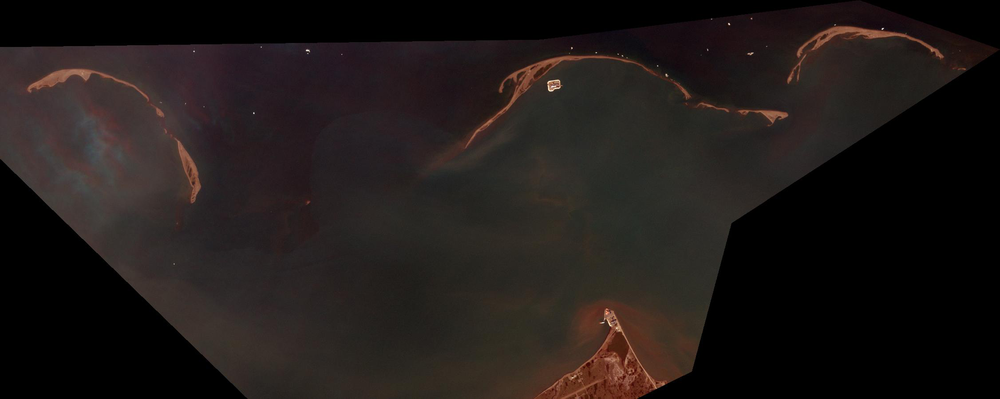
#> input picture Input.png, 1000 x 399 px, shrunk from 2253 x 900 before the run
$ python -i test.py   (imports and definitions only)   (older library calls are emulated)
#> lines starting #> are read from the running program, lines starting #| are printed output that depends on the picture
#> further down, picture is the input picture: shape (399, 1000, 3); mean B, G, R 24.1, 25.8, 31.7
from skimage import io, img_as_ubyte
import numpy as np
import cv2
import matplotlib.pyplot as plt


# [52 lines left out: functions blend_images, run_a_bunch_of_samples, grayscale_with_color_bar, hed_detailed, not called in this run]


def sobel(image, name="sobel.png"):
#> called with name = 'sobel.png'
    sobelX = cv2.Sobel(image, cv2.CV_64F, 1, 0)
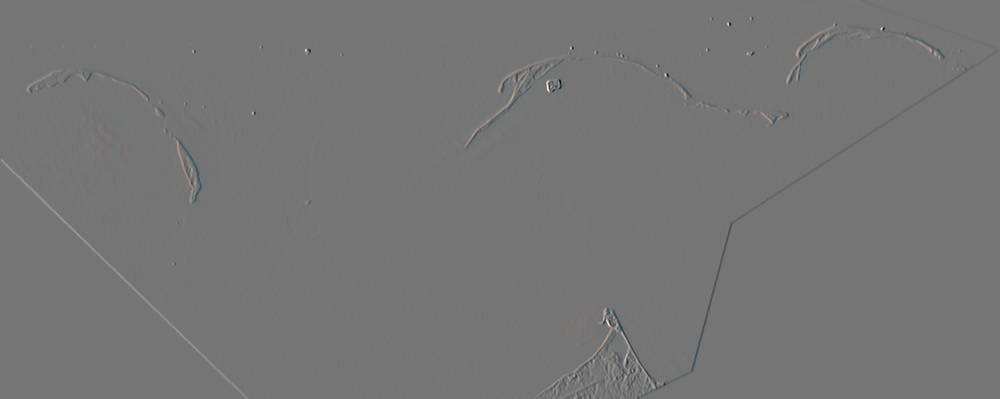
#> sobelX: shape (399, 1000, 3) float64; mean B, G, R -0.1, -0.1, -0.1; drawn with min black and max white
    sobelY = cv2.Sobel(image, cv2.CV_64F, 0, 1)
    sobelX = np.uint8(np.absolute(sobelX))
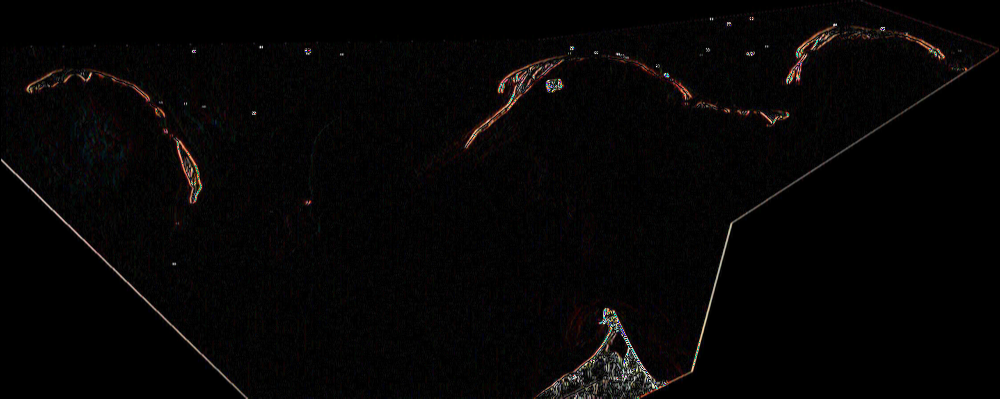
#> sobelX: shape (399, 1000, 3); mean B, G, R 4.5, 4.7, 5.7
    sobelY = np.uint8(np.absolute(sobelY))
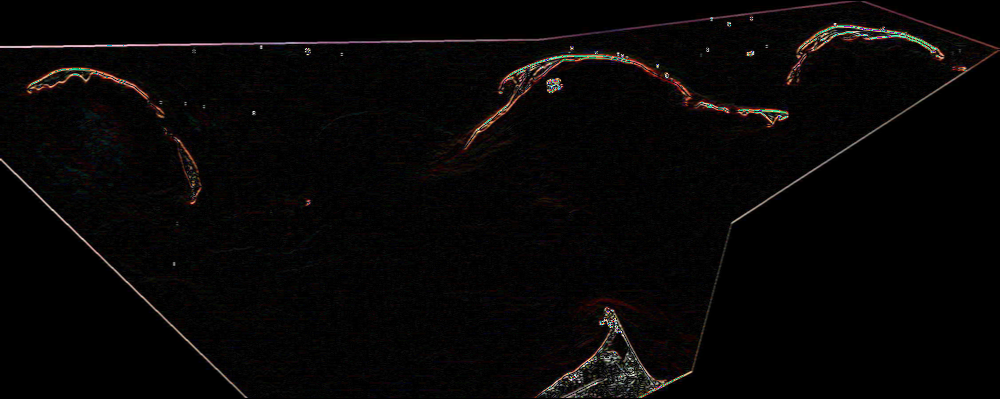
#> sobelY: shape (399, 1000, 3); mean B, G, R 5.4, 5.6, 7
    sobelCombined = cv2.bitwise_or(sobelX, sobelY)
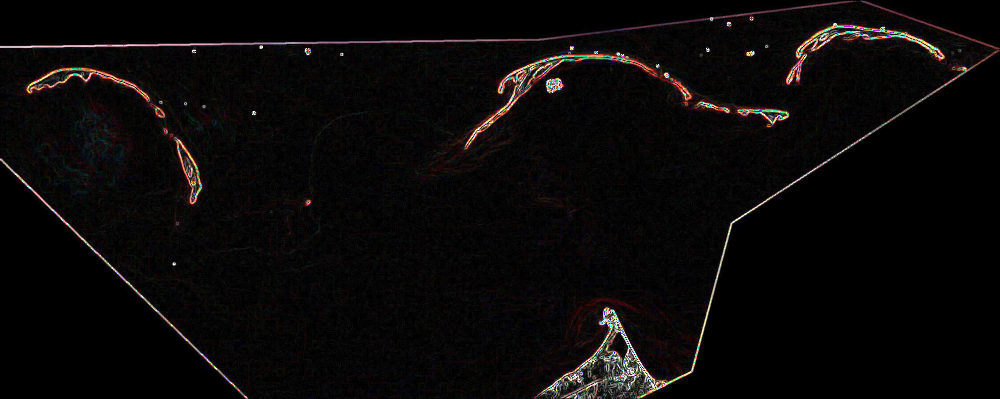
#> sobelCombined: shape (399, 1000, 3); mean B, G, R 8.1, 8.4, 10.3

    cv2.imwrite("edge_results/sobel" + name, sobelCombined)


"""

blend_images("/home/nelson/PycharmProjects/coastline_detection_with_LANDSAT/good_images/output.jpg",
             "/home/nelson/PycharmProjects/coastline_detection_with_LANDSAT/"
             "edge_results/good_canny_edge/Upper 50 , lower 20_output.png",
             name="out_canny_20:50.png")

blend_images("/home/nelson/PycharmProjects/coastline_detection_with_LANDSAT/good_images/output.jpg",
             "/home/nelson/PycharmProjects/coastline_detection_with_LANDSAT/edge_results/holistic/output.png",
             name="out_holistic.png")

blend_images("/home/nelson/PycharmProjects/coastline_detection_with_LANDSAT/good_images/output.jpg",
              "/home/nelson/PycharmProjects/coastline_detection_with_LANDSAT/edge_results/isodata/Canny_isodata2.png",
              name="out_isodata.png")

blend_images("/home/nelson/PycharmProjects/coastline_detection_with_LANDSAT/good_images/output.jpg",
             "/home/nelson/PycharmProjects/coastline_detection_with_LANDSAT/"
             "edge_results/ndwi/uint8_selectorndwi_image2.png",
             name="out_ndwi.png")

blend_images("/home/nelson/PycharmProjects/coastline_detection_with_LANDSAT/good_images/output.jpg",
             "/home/nelson/PycharmProjects/coastline_detection_with_LANDSAT/edge_results/"
             "ndwi_edge/out_ndwi_canny_edge.png",
             name="out_ndwi_canny_edge.png")

##############################################################################################################
blend_images("/home/nelson/PycharmProjects/coastline_detection_with_LANDSAT/good_images/output2.jpg",
             "/home/nelson/PycharmProjects/coastline_detection_with_LANDSAT/"
             "edge_results/good_canny_edge/Upper 110 , lower 70_output2.png",
             name="out2_canny_70:110.png")

blend_images("/home/nelson/PycharmProjects/coastline_detection_with_LANDSAT/good_images/output2.jpg",
             "/home/nelson/PycharmProjects/coastline_detection_with_LANDSAT/"
             "edge_results/good_canny_edge/Upper 160 , lower 70_output2.png",
             name="out2_canny_70:160.png")

blend_images("/home/nelson/PycharmProjects/coastline_detection_with_LANDSAT/good_images/output2.jpg",
             "/home/nelson/PycharmProjects/coastline_detection_with_LANDSAT/edge_results/holistic/output2.png",
             name="out2_holistic.png")

blend_images("/home/nelson/PycharmProjects/coastline_detection_with_LANDSAT/good_images/output2.jpg",
             "/home/nelson/PycharmProjects/coastline_detection_with_LANDSAT/edge_results/isodata/Canny_isodata.png",
              name="out2_isodata.png")

blend_images("/home/nelson/PycharmProjects/coastline_detection_with_LANDSAT/good_images/output2.jpg",
             "/home/nelson/PycharmProjects/coastline_detection_with_LANDSAT/"
             "edge_results/ndwi/uint8_selectorndwi_image.png",
             name="out2_ndwi.png")

blend_images("/home/nelson/PycharmProjects/coastline_detection_with_LANDSAT/good_images/output2.jpg",
             "/home/nelson/PycharmProjects/coastline_detection_with_LANDSAT/edge_results/"
             "ndwi_edge/out2_ndwi_canny_edge.png",
             name="out2_ndwi_canny_edge.png")


"""

"""
ndwi_image = cv2.imread("/home/nelson/PycharmProjects/coastline_detection_with_LANDSAT/"
                        "testing canny uint8 ndwi/Upper 200 , lower 90.png")

rgb_image = cv2.imread("/home/nelson/PycharmProjects/coastline_detection_with_LANDSAT/"
                       "edge testing cv uint8 rbg_converted_int8/Upper 80 , lower 20.png")
n = ndwi_image[:, :, 0]
r = rgb_image[:, :, 1]
for line in ndwi_image[:, :, 0]:
    print(line)
print(ndwi_image[:, :, 0])

n = np.uint8(n > 1)
r = np.uint8(r > 1)

cv2.imshow("ndwi", n)
cv2.imshow("rgb", r)

vis = ndwi_image + rgb_image

cv2.imshow("combined", vis)


cv2.waitKey(0)

"""


"""
image = cv2.imread("/home/nelson/PycharmProjects/coastline_detection_with_LANDSAT/uint8_ndwi_image.png")
mask = cv2.imread("/home/nelson/PycharmProjects/coastline_detection_with_LANDSAT/uint8_selectorndwi_image.png", 0)
cv2.imshow("mask", mask)
image = cv2.cvtColor(image, cv2.COLOR_BGR2GRAY)
cv2.imshow("image", image)

m = cv2.bitwise_not(image, image, mask=mask)
cv2.imshow("masked", m)

image = cv2.GaussianBlur(image, (5, 5), 0)
# cv2.imshow("Blurred", image)
cv2.imwrite("saved_outputs_opencv/Blurred.png", image)
canny = cv2.Canny(image, 20, 150)
cv2.imshow("Canny", canny)
cv2.imwrite("saved_outputs_opencv/Canny Edge.png", canny)
cv2.waitKey(0)

"""


"""
# testing for ndwi image

image = cv2.imread("/home/nelson/PycharmProjects/coastline_detection_with_LANDSAT/good_images/output2.jpg")
image = cv2.cvtColor(image, cv2.COLOR_BGR2GRAY)
u = []
l = []

for i in range(20, 210, 10):
    u.append(i)
    temp = []
    for j in range(0, i, 10):
        temp.append(j)
    l.append(temp)

run_a_bunch_of_samples(image, (5, 5), u, l, "testing canny uint8 ndwi")

"""

"""


First set of sample runs

image = cv2.imread("/home/nelson/PycharmProjects/coastline_detection_with_LANDSAT/rgb_converted_int8.png")
image = cv2.cvtColor(image, cv2.COLOR_BGR2GRAY)
upper = [80, 70, 60, 50]
lower = [[20, 30, 40, 50, 60], [20, 30, 40, 50, 60], [10, 20, 30, 40, 50], [0, 10, 20, 30, 40]]
run_a_bunch_of_samples(image, (5, 5,), upper, lower, "edge testing cv uint8 rbg_converted_int8")

"""


"""
# trial run testing code, colorbar with matplotlib, canny edge with opencv


image = cv2.imread("/home/nelson/PycharmProjects/coastline_detection_with_LANDSAT/good_images/output2.jpg")
image = cv2.cvtColor(image, cv2.COLOR_BGR2GRAY)
plt.imshow(image, cmap="gist_gray")
plt.colorbar()
plt.savefig("grayscale with colorbar.png")
plt.show()

# cv2.imshow("test", image)
cv2.imwrite("saved_outputs_opencv/Original.png", image)

image = cv2.GaussianBlur(image, (5, 5), 0)
# cv2.imshow("Blurred", image)
cv2.imwrite("saved_outputs_opencv/Blurred.png", image)
canny = cv2.Canny(image, 20, 50)
# cv2.imshow("Canny", canny)
cv2.imwrite("saved_outputs_opencv/Canny Edge.png", canny)
cv2.waitKey(0)


"""

>>> import cv2
>>> picture = cv2.imread('Input.png')
>>> result = sobel(picture)
